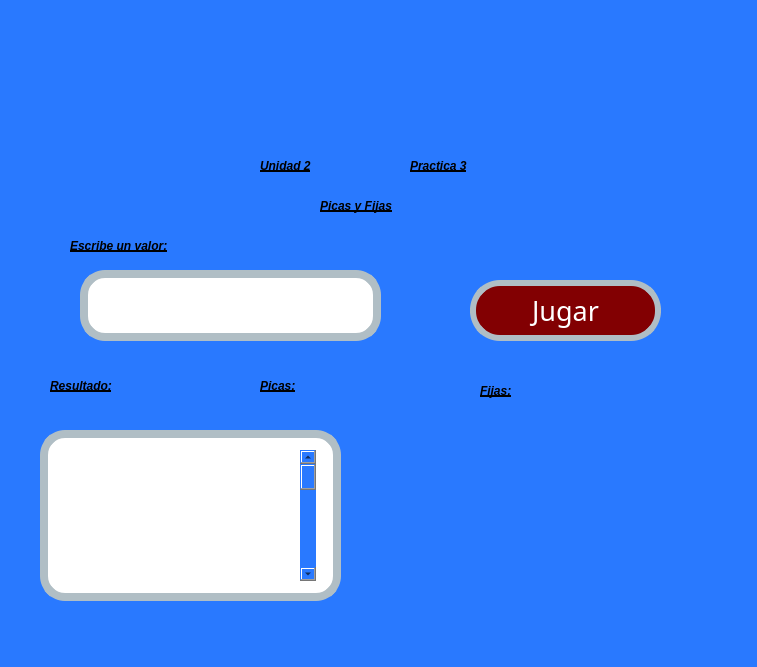
<?xml version="1.0" encoding="UTF-8"?>
<ui version="4.0">
 <class>MainWindow</class>
 <widget class="QMainWindow" name="MainWindow">
  <property name="geometry">
   <rect>
    <x>0</x>
    <y>0</y>
    <width>757</width>
    <height>667</height>
   </rect>
  </property>
  <property name="windowTitle">
   <string>MainWindow</string>
  </property>
  <property name="styleSheet">
   <string notr="true">background-color: #2979FF</string>
  </property>
  <widget class="QWidget" name="centralwidget">
   <widget class="QLineEdit" name="txt_valor">
    <property name="geometry">
     <rect>
      <x>80</x>
      <y>270</y>
      <width>301</width>
      <height>71</height>
     </rect>
    </property>
    <property name="styleSheet">
     <string notr="true">background-color:rgb(255, 255, 255);
color:rgb(0, 0, 0);
border-radius:25px;
border:8px solid #B0BEC5;
font: 75 16pt &quot;MS Shell Dlg 2&quot;;
</string>
    </property>
   </widget>
   <widget class="QLabel" name="txt_fijas">
    <property name="geometry">
     <rect>
      <x>480</x>
      <y>370</y>
      <width>211</width>
      <height>41</height>
     </rect>
    </property>
    <property name="styleSheet">
     <string notr="true">text-decoration: underline;
font: 20pt &quot;Forte&quot;;
color:rgb(0, 0, 0);
border-radius: 10px;
font-weight: bold;
font-style: italic;</string>
    </property>
    <property name="text">
     <string>Fijas:</string>
    </property>
   </widget>
   <widget class="QLabel" name="txt_picas">
    <property name="geometry">
     <rect>
      <x>260</x>
      <y>370</y>
      <width>201</width>
      <height>31</height>
     </rect>
    </property>
    <property name="styleSheet">
     <string notr="true">text-decoration: underline;
font: 20pt &quot;Forte&quot;;
color:rgb(0, 0, 0);
border-radius: 10px;
font-weight: bold;
font-style: italic;</string>
    </property>
    <property name="text">
     <string>Picas:</string>
    </property>
   </widget>
   <widget class="QLabel" name="lbl_titulo">
    <property name="geometry">
     <rect>
      <x>320</x>
      <y>190</y>
      <width>221</width>
      <height>31</height>
     </rect>
    </property>
    <property name="styleSheet">
     <string notr="true">text-decoration: underline;
font: 20pt &quot;Forte&quot;;
color:rgb(0, 0, 0);
border-radius: 10px;
font-weight: bold;
font-style: italic;</string>
    </property>
    <property name="text">
     <string>Picas y Fijas</string>
    </property>
   </widget>
   <widget class="QLabel" name="lbl_Practica3">
    <property name="geometry">
     <rect>
      <x>410</x>
      <y>150</y>
      <width>161</width>
      <height>31</height>
     </rect>
    </property>
    <property name="styleSheet">
     <string notr="true">text-decoration: underline;
font: 20pt &quot;Forte&quot;;
color:rgb(0, 0, 0);
border-radius: 10px;
font-weight: bold;
font-style: italic;</string>
    </property>
    <property name="text">
     <string>Practica 3</string>
    </property>
   </widget>
   <widget class="QLabel" name="lbl_imagenUat">
    <property name="geometry">
     <rect>
      <x>20</x>
      <y>10</y>
      <width>331</width>
      <height>121</height>
     </rect>
    </property>
    <property name="styleSheet">
     <string notr="true"/>
    </property>
    <property name="text">
     <string/>
    </property>
    <property name="pixmap">
     <pixmap resource="../Recursos.qrc">:/Logos/Archivos/log_uat_nuevo.png</pixmap>
    </property>
    <property name="scaledContents">
     <bool>true</bool>
    </property>
   </widget>
   <widget class="QLabel" name="lbl_Unidad2">
    <property name="geometry">
     <rect>
      <x>260</x>
      <y>150</y>
      <width>141</width>
      <height>31</height>
     </rect>
    </property>
    <property name="styleSheet">
     <string notr="true">text-decoration: underline;
font: 20pt &quot;Forte&quot;;
color:rgb(0, 0, 0);
border-radius: 10px;
font-weight: bold;
font-style: italic;</string>
    </property>
    <property name="text">
     <string>Unidad 2</string>
    </property>
   </widget>
   <widget class="QLabel" name="lbl_imagenFi">
    <property name="geometry">
     <rect>
      <x>530</x>
      <y>0</y>
      <width>211</width>
      <height>141</height>
     </rect>
    </property>
    <property name="styleSheet">
     <string notr="true"/>
    </property>
    <property name="text">
     <string/>
    </property>
    <property name="pixmap">
     <pixmap resource="../Recursos.qrc">:/Logos/Archivos/FIT_logo_vertical.png</pixmap>
    </property>
    <property name="scaledContents">
     <bool>true</bool>
    </property>
   </widget>
   <widget class="QPushButton" name="btn_jugar">
    <property name="geometry">
     <rect>
      <x>470</x>
      <y>280</y>
      <width>191</width>
      <height>61</height>
     </rect>
    </property>
    <property name="font">
     <font>
      <family>Forte</family>
      <pointsize>20</pointsize>
      <weight>50</weight>
      <italic>false</italic>
      <bold>false</bold>
     </font>
    </property>
    <property name="styleSheet">
     <string notr="true">font: 20pt &quot;Forte&quot;;
background-color: rgb(130, 0, 2);
color: rgb(255, 255, 255);
border-radius:30px;
border:6px solid #B0BEC5;</string>
    </property>
    <property name="text">
     <string>Jugar</string>
    </property>
   </widget>
   <widget class="QLabel" name="lbl_Valor">
    <property name="geometry">
     <rect>
      <x>70</x>
      <y>230</y>
      <width>291</width>
      <height>31</height>
     </rect>
    </property>
    <property name="styleSheet">
     <string notr="true">text-decoration: underline;
font: 20pt &quot;Forte&quot;;
color:rgb(0, 0, 0);
border-radius: 10px;
font-weight: bold;
font-style: italic;</string>
    </property>
    <property name="text">
     <string>Escribe un valor:</string>
    </property>
   </widget>
   <widget class="QLabel" name="lbl_Resultado">
    <property name="geometry">
     <rect>
      <x>50</x>
      <y>370</y>
      <width>191</width>
      <height>31</height>
     </rect>
    </property>
    <property name="styleSheet">
     <string notr="true">text-decoration: underline;
font: 20pt &quot;Forte&quot;;
color:rgb(0, 0, 0);
border-radius: 10px;
font-weight: bold;
font-style: italic;</string>
    </property>
    <property name="text">
     <string>Resultado:</string>
    </property>
   </widget>
   <widget class="QLabel" name="lbl_imagenGatos">
    <property name="geometry">
     <rect>
      <x>420</x>
      <y>430</y>
      <width>311</width>
      <height>171</height>
     </rect>
    </property>
    <property name="styleSheet">
     <string notr="true"/>
    </property>
    <property name="text">
     <string/>
    </property>
    <property name="pixmap">
     <pixmap resource="../Recursos.qrc">:/Logos/Archivos/export202502092301563482.png</pixmap>
    </property>
    <property name="scaledContents">
     <bool>true</bool>
    </property>
   </widget>
   <widget class="QLineEdit" name="txt_valor_2">
    <property name="geometry">
     <rect>
      <x>40</x>
      <y>430</y>
      <width>301</width>
      <height>171</height>
     </rect>
    </property>
    <property name="styleSheet">
     <string notr="true">background-color:rgb(255, 255, 255);
color:rgb(0, 0, 0);
border-radius:25px;
border:8px solid #B0BEC5;
font: 75 16pt &quot;MS Shell Dlg 2&quot;;
</string>
    </property>
   </widget>
   <widget class="QScrollBar" name="verticalScrollBar">
    <property name="geometry">
     <rect>
      <x>300</x>
      <y>450</y>
      <width>16</width>
      <height>131</height>
     </rect>
    </property>
    <property name="orientation">
     <enum>Qt::Vertical</enum>
    </property>
   </widget>
  </widget>
  <widget class="QMenuBar" name="menubar">
   <property name="geometry">
    <rect>
     <x>0</x>
     <y>0</y>
     <width>757</width>
     <height>26</height>
    </rect>
   </property>
  </widget>
  <widget class="QStatusBar" name="statusbar"/>
 </widget>
 <resources>
  <include location="../Recursos.qrc"/>
 </resources>
 <connections/>
</ui>
